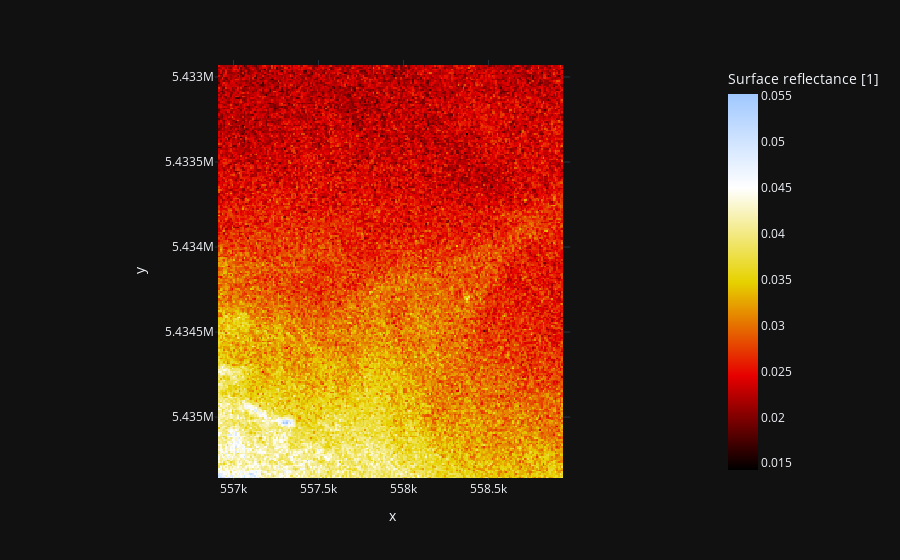

Notebook code for this chart:
### Code cell
px.imshow(L2["rhos_560"], color_continuous_scale='blackbody', aspect='equal')

### Figure 1 — Plotly figure (JSON) as saved in the notebook; plotly's stock layout.template omitted (floating-point values rounded to 4 significant figures; data arrays with more than 128 entries replaced by an {"elided": "..."} marker saying what was removed)
{"data": [{"coloraxis": "coloraxis", "hovertemplate": "x: %{x}<br>y: %{y}<br>Surface reflectance [1]: %{z}<extra></extra>", "name": "0", "type": "heatmap", "x": {"elided": "209 float values"}, "xaxis": "x", "y": {"elided": "247 float values"}, "yaxis": "y", "z": {"elided": "247x209 float values"}}], "layout": {"coloraxis": {"colorbar": {"title": {"text": "Surface reflectance [1]"}}, "colorscale": [[0.0, "rgb(0,0,0)"], [0.25, "rgb(230,0,0)"], [0.5, "rgb(230,210,0)"], [0.75, "rgb(255,255,255)"], [1.0, "rgb(160,200,255)"]]}, "margin": {"t": 60}, "xaxis": {"anchor": "y", "constrain": "domain", "domain": [0.0, 1.0], "scaleanchor": "y", "title": {"text": "x"}}, "yaxis": {"anchor": "x", "autorange": "reversed", "constrain": "domain", "domain": [0.0, 1.0], "title": {"text": "y"}}}}
